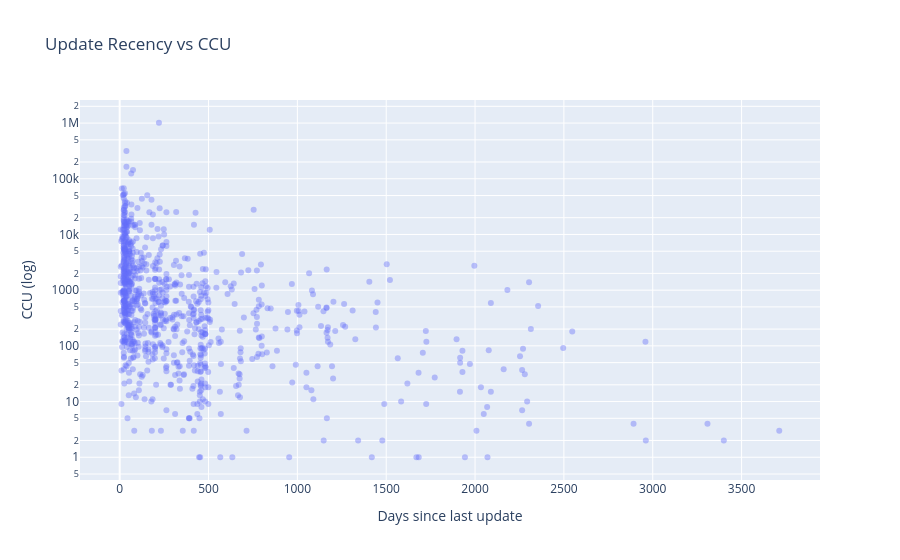

Notebook code cell kept with this figure:
### Code cell
merged = df_web.merge(
    df_spy[["appid", "ccu"]],
    on="appid",
    how="inner",
)

merged["days_since_update"] = (
    pd.Timestamp.utcnow() - merged["last_modified"]
).dt.days

fig = px.scatter(
    merged,
    x="days_since_update",
    y="ccu",
    log_y=True,
    opacity=0.4,
    title="Update Recency vs CCU",
)

fig.update_xaxes(title="Days since last update")
fig.update_yaxes(title="CCU (log)")

fig.show()

### Figure 1 — Plotly figure (JSON) as saved in the notebook; plotly's stock layout.template omitted (floating-point values rounded to 4 significant figures; data arrays with more than 128 entries replaced by an {"elided": "..."} marker saying what was removed)
{"data": [{"hovertemplate": "days_since_update=%{x}<br>ccu=%{y}<extra></extra>", "legendgroup": "", "marker": {"color": "#636efa", "opacity": 0.4, "symbol": "circle"}, "mode": "markers", "name": "", "orientation": "v", "showlegend": false, "type": "scatter", "x": {"elided": "896 int values"}, "xaxis": "x", "y": {"elided": "896 int values"}, "yaxis": "y"}], "layout": {"legend": {"tracegroupgap": 0}, "title": {"text": "Update Recency vs CCU"}, "xaxis": {"anchor": "y", "domain": [0, 1], "title": {"text": "Days since last update"}}, "yaxis": {"anchor": "x", "domain": [0, 1], "title": {"text": "CCU (log)"}, "type": "log"}}}
